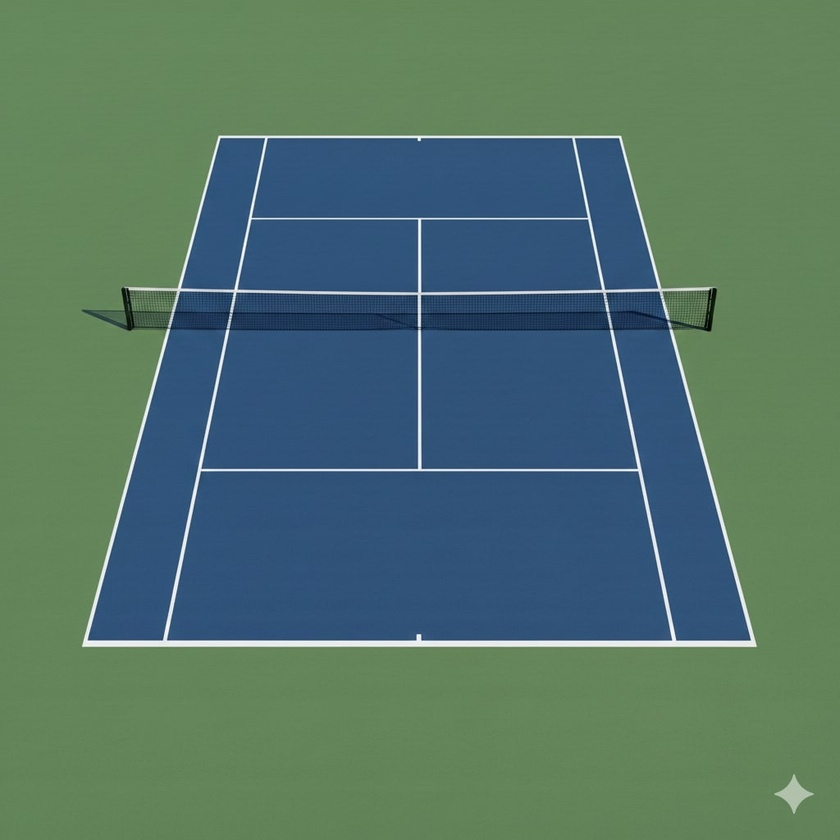
#> input picture court_detector/src/input/court.jpg, 840 x 840 px, shrunk from 1024 x 1024 before the run
$ python -i color_mask.py   (imports and definitions only)
#> lines starting #> are read from the running program, lines starting #| are printed output that depends on the picture; after the words box and inside, x2 and y2 are one past the last pixel; in counts of white or black regions, pixels touching at a corner belong together
#> further down, picture is the input picture: shape (840, 840, 3); mean B, G, R 104.3, 116, 83.3
import cv2
import numpy as np

def mask_court_blue(img):
    hsv = cv2.cvtColor(img, cv2.COLOR_BGR2HSV)
#> hsv: shape (840, 840, 3); mean H, S, V 73.5, 106.2, 130
    lower_blue = np.array([85, 40, 40])
    upper_blue = np.array([135, 255, 255])

    mask = cv2.inRange(hsv, lower_blue, upper_blue)
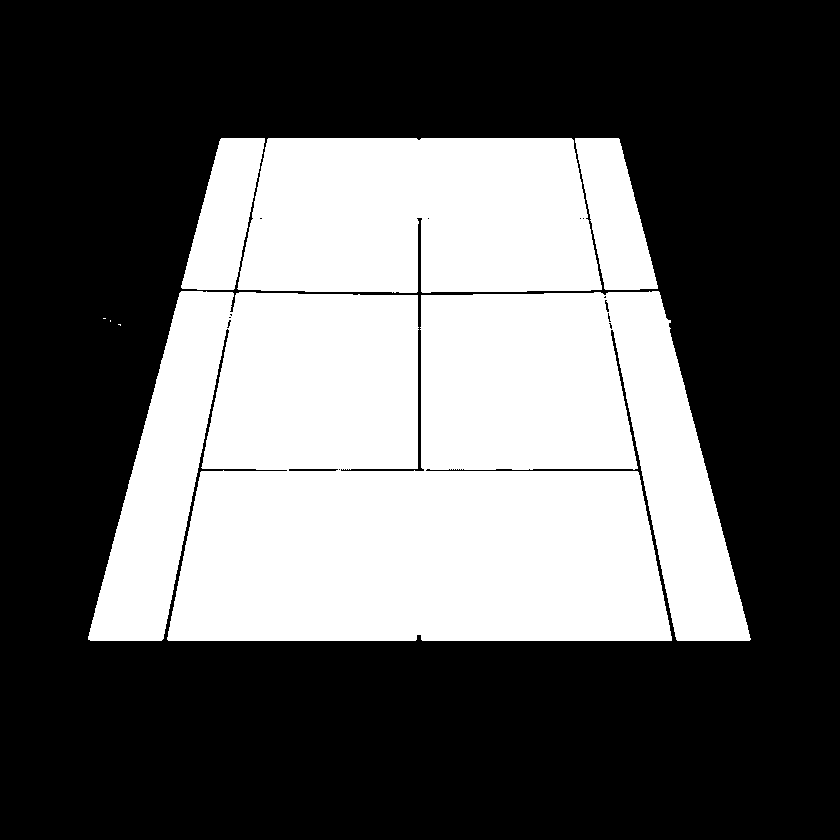
#> mask: shape (840, 840); 37.2% white; 7 white regions (3 under 20 px), largest, box (x1, y1, x2, y2) and area: (88, 291, 751, 641) 195784, (237, 138, 602, 293) 51319, (181, 138, 265, 290) 7570, (575, 138, 658, 290) 7516

    kernel = np.ones((7, 7), np.uint8)
    mask = cv2.morphologyEx(mask, cv2.MORPH_OPEN, kernel)
#> mask: shape (840, 840); 37.1% white; 8 white regions, largest, box (x1, y1, x2, y2) and area: (168, 471, 671, 641) 80212, (238, 138, 601, 293) 51287, (421, 292, 637, 470) 35030
    mask = cv2.morphologyEx(mask, cv2.MORPH_CLOSE, kernel)
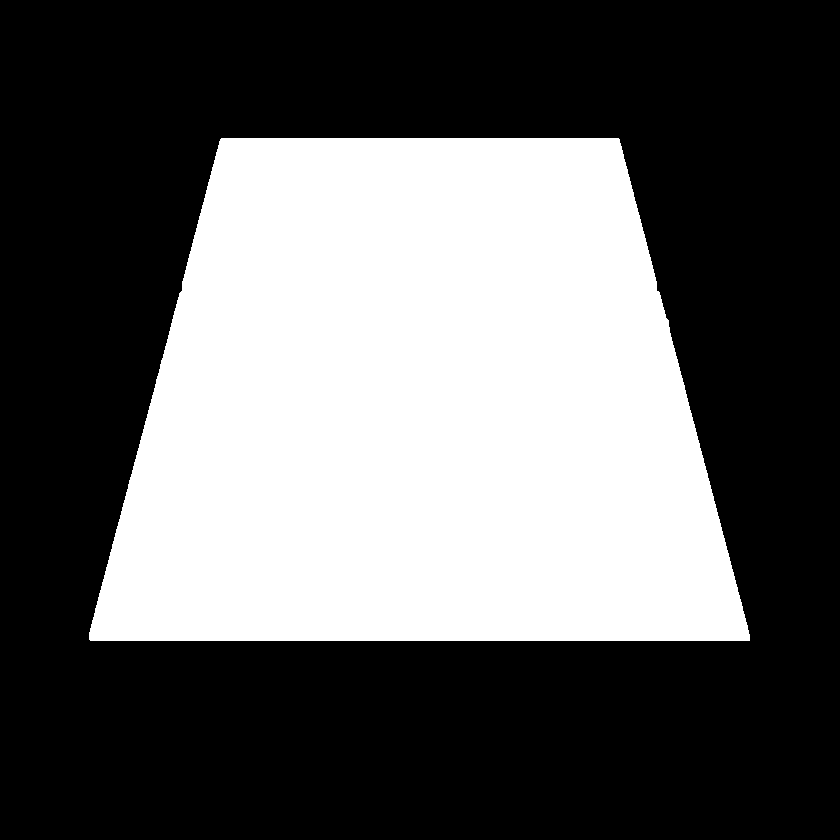
#> mask: shape (840, 840); 37.9% white; 1 white region, box (x1, y1, x2, y2) and area: (89, 138, 750, 641) 267356

    num_labels, labels, stats, _ = cv2.connectedComponentsWithStats(mask)
#> num_labels = 2; stats = [[0, 0, 840, 840, 438244], [89, 138, 661, 503, 267356]]
    largest = 1 + np.argmax(stats[1:, cv2.CC_STAT_AREA])
#> largest = 1
    clean = np.zeros_like(mask)
    clean[labels == largest] = 255

    return clean

>>> import cv2
>>> picture = cv2.imread('../input/court.jpg')
>>> result = mask_court_blue(picture)
